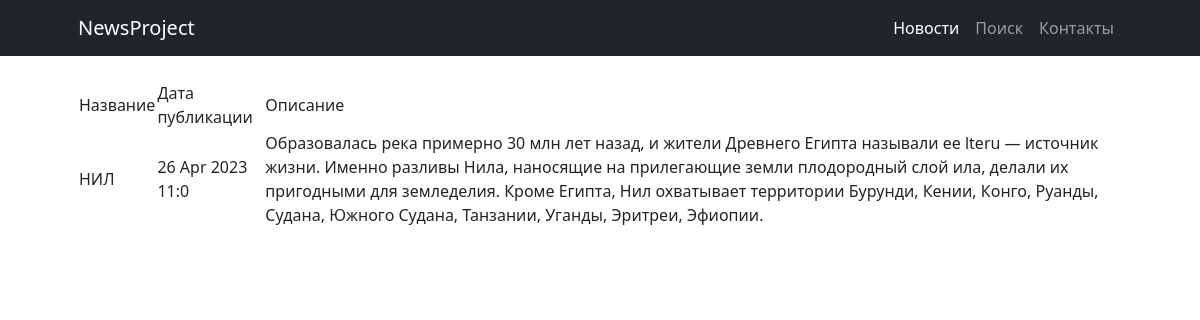
/news/6, run on the app's committed database.
### news/models.py (models this page shows, shortened)
class News(models.Model):
    name = models.CharField(
        max_length=50,
        unique=True,
    )
    description = models.TextField()
    category = models.ForeignKey(
        to='Category',
        on_delete=models.CASCADE,
        related_name='news',
    )
    time_creation = models.DateTimeField(auto_now_add = True)

### news/views.py (the view)
# urls.py: path('<int:pk>', NewsDetail.as_view(), name='new'),
class NewsDetail(DetailView):
    model = News
    template_name = 'new.html'
    context_object_name = 'new'

### templatetags/custom_filters.py (called while the page is built)
@register.filter(name='filter_message')
def filter_message(message: str):
    variants = ['отстой', 'говно', 'тварь', 'дурак', 'чмо']
    ln = len(variants)
    filtred_message = ''
    string = ''
    string2 = ''
    pattern = ' * '
    for i in message:
        string += i
        string2 = string.lower()
        flag = 0
        for j in variants:
            if not string2 in j:
                flag += 1
            if string2 == j:
                filtred_message += pattern
                flag -= 1
                string = ''
        if flag == ln:
            filtred_message += string
            string = ''
    if string2 != '' and string2 not in variants:
        filtred_message += string
    elif string2 != '':
        filtred_message += pattern
    return filtred_message

### templates/new.html (shortened to what this page needs)
{% extends 'flatpages/default.html' %}
{% load custom_filters %}
{% block content %}
<table>
    <tr>
        <td>
            Название
        </td>
        <td>
            Дата публикации
        </td>
        <td>
            Описание
        </td>
    </tr>
    <tr>
        <td>
            {{ new.name|filter_message }}
        </td>
        <td>
            {{ new.time_creation|date:'d M Y H:I'}}
        </td>
        <td>
            {{ new.description|filter_message }}
        </td>
    </tr>
</table>
{% endblock content %}

### data on the page
News: name|filter_message "НИЛ", time_creation "26 Apr 2023 11:0", description|filter_message "Образовалась река примерно 30 млн лет назад, и жители Древнего Египта называли ее lteru — источник жизни. Именно разливы Нила, наносящие на прилегающие земли плодородный слой ила, делали их пригодными для земледелия. Кроме Египта, Нил охватывает территории Бурунди, Кении, Конго, Руанды, Судана, Южного Судана, Танзании, Уганды, Эритреи, Эфиопии."
